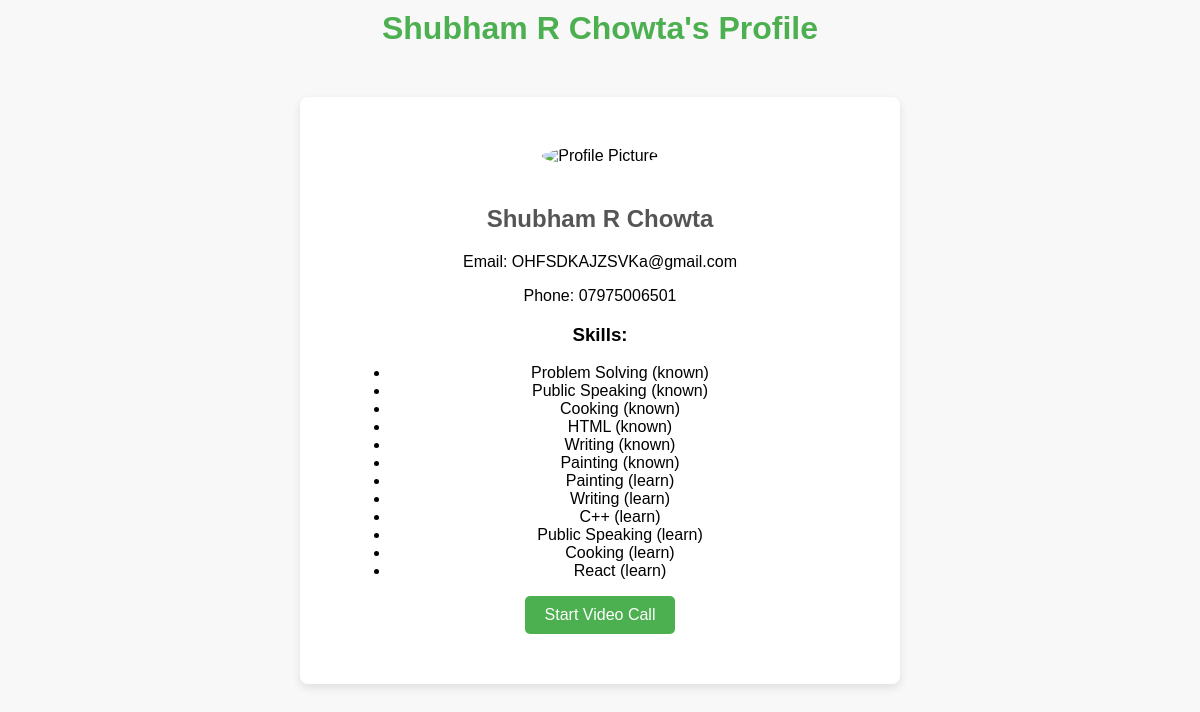
/profile/13 (signed in), run on the app's committed database.
### backend/model.py (models this page shows)
class User(db.Model,UserMixin):
    id = db.Column(db.Integer, primary_key=True)
    name = db.Column(db.String(100), nullable=False)
    email = db.Column(db.String(100), unique=True, nullable=False)
    phone = db.Column(db.String(15), nullable=False)
    password = db.Column(db.String(200), nullable=False)

class Skill(db.Model):
    id = db.Column(db.Integer, primary_key=True)
    user_id = db.Column(db.Integer, db.ForeignKey('user.id'), nullable=False)
    skill_name = db.Column(db.String(100), nullable=False)
    category = db.Column(db.String(50), nullable=False)

### backend/mic.py (the view)
@app.route('/profile/<int:user_id>')
@login_required
def profile(user_id):
    user = User.query.get_or_404(user_id)
    skills = Skill.query.filter_by(user_id=user.id).all()
    return render_template('profile.html', user=user, skills=skills)

### backend/auth.py (called while the page is built)
@login_manager.user_loader
def load_user(user_id):
    if user_id is None:
        return None  # ✅ Prevents error
    return User.query.get(user_id)

### backend/templates/profile.html (shortened to what this page needs)
<!DOCTYPE html>
<html lang="en">
<head>
</head>
<body>
    <header>
        <h1>{{ user.name }}'s Profile</h1>
    </header>
    <main>
        <div class="profile-container">
            <div class="profile-pic">
                <img src="{{ url_for('static', filename='images/default-profile.png') }}" alt="Profile Picture">
            </div>
            <h2>{{ user.name }}</h2>
            <p>Email: {{ user.email }}</p>
            <p>Phone: {{ user.phone }}</p>
            <h3>Skills:</h3>
            <ul>
                {% for skill in skills %}
                    <li>{{ skill.skill_name }} ({{ skill.category }})</li>
                {% endfor %}
            </ul>
            <a href="{{ url_for('videocall') }}" class="button">Start Video Call</a>
        </div>
    </main>
</body>
</html>
</body>
</html>

### backend/templates/profile.html (style rules this page uses)
body { font-family: Arial, sans-serif; margin: 0; padding: 0; text-align: center; background-color: #f8f8f8; }
.profile-container { padding: 50px; background-color: #fff; border-radius: 8px; max-width: 500px; margin: 50px auto; box-shadow: 0 4px 10px rgba(0, 0, 0, 0.1); }
.profile-pic img { width: 150px; height: 150px; border-radius: 50%; object-fit: cover; margin-bottom: 20px; }
h1 { font-size: 2rem; color: #4CAF50; margin: 10px 0; }
h2 { font-size: 1.5rem; color: #555; }
.button { display: inline-block; padding: 10px 20px; font-size: 16px; color: white; background-color: #4CAF50; text-align: center; text-decoration: none; border-radius: 5px; transition: background-color 0.3s ease; }

### data on the page
User: name "Shubham R Chowta", email "OHFSDKAJZSVKa@gmail.com", phone "07975006501"
Skill: skill_name "Problem Solving", category "known"
Skill: skill_name "Public Speaking", category "known"
Skill: skill_name "Cooking", category "known"
Skill: skill_name "HTML", category "known"
Skill: skill_name "Writing", category "known"
Skill: skill_name "Painting", category "known"
Skill: skill_name "Painting", category "learn"
Skill: skill_name "Writing", category "learn"
Skill: skill_name "C++", category "learn"
Skill: skill_name "Public Speaking", category "learn"
Skill: skill_name "Cooking", category "learn"
Skill: skill_name "React", category "learn"
